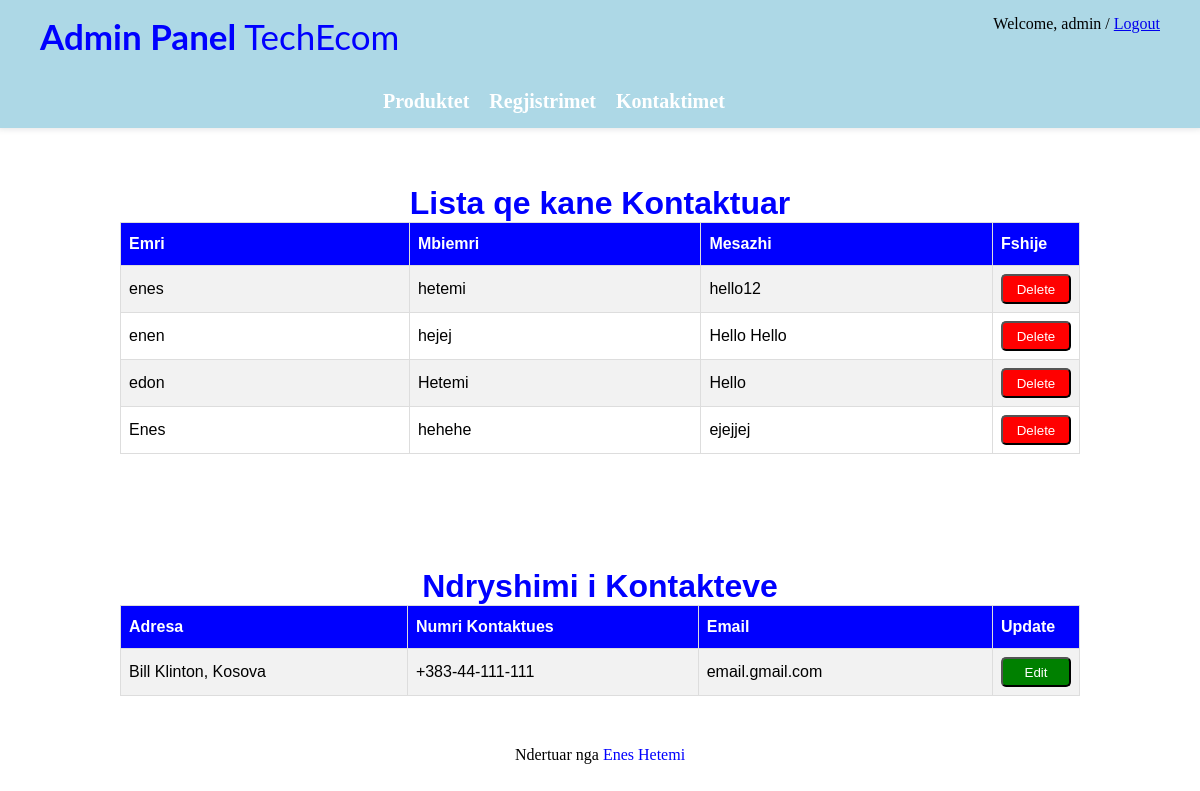
Page /Admin/contactAdmin.php (signed in) on the earlier database version.
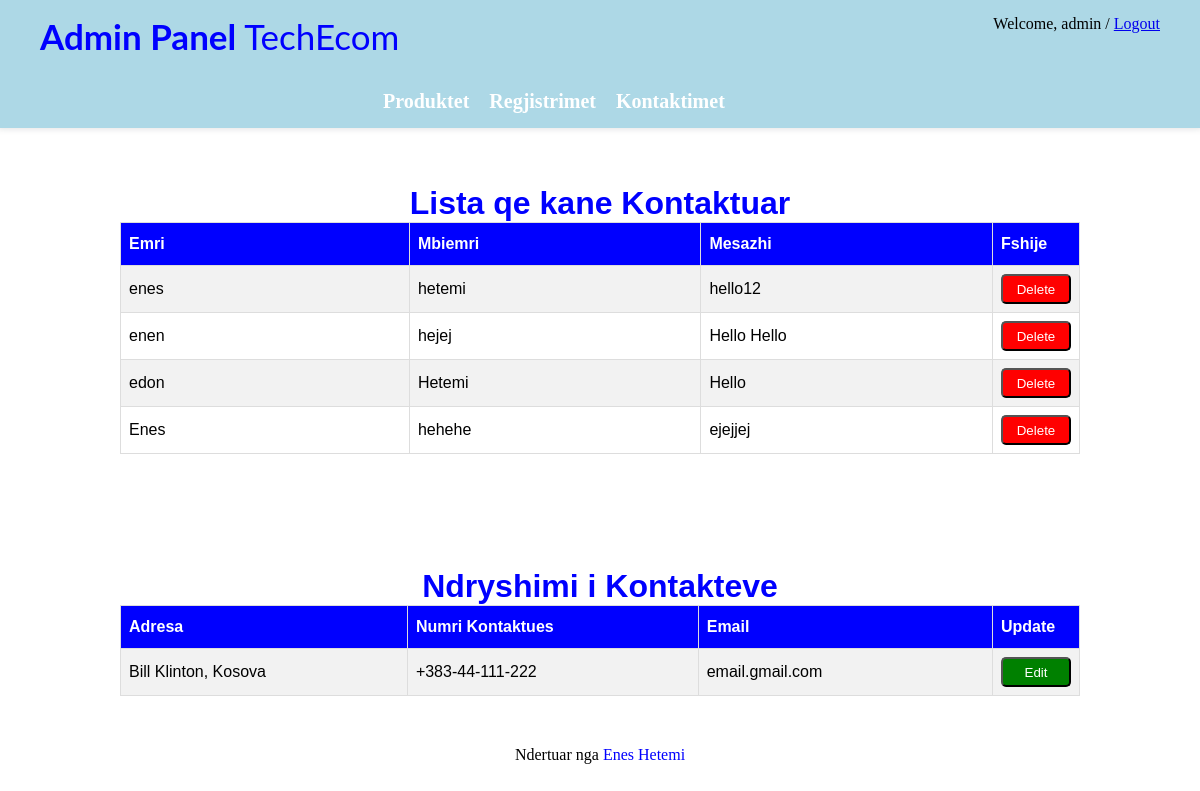
Same page on the later database version.
### tables this page shows
CREATE TABLE `contacts` (
  `id` int(11) NOT NULL,
  `Adresa` varchar(255) NOT NULL,
  `Nrkontaktit` varchar(255) NOT NULL,
  `email` varchar(255) NOT NULL
);

### classes/database.class.php (called while the page is built)
<?php
class db{
  private $host = 'localhost';
  private $dbname = 'techecom';
  private $username = 'root';
  private $password = '';
  public function getConn(){
    try{
      $pdo = new PDO("mysql:host=$this->host;dbname=$this->dbname","$this->username", "$this->password");
      $pdo->setAttribute(PDO::ATTR_ERRMODE,PDO::ERRMODE_EXCEPTION);
    }catch (PDOException $e){
       echo $e->getMessage();
       return null;
    }
    return $pdo;
  }
}
?>

### classes/contactAdmin.class.php (the view, shortened to what this page needs)
<?php
class ContactAdmin{
    private $contacts;
    public function fetchContacts(){
        $this->conn = new db();
        $this->query = $this->conn->getConn()->query('SELECT * FROM contact');
        $this->contacts = $this->query->fetchAll();
    }
    public function echoContacts(){
        foreach($this->contacts as $contact){
            $id = $contact['id'];
            echo"
            <tr>
              <td>{$contact['name']}</td>
              <td>{$contact['lname']}</td>
              <td>{$contact['subject']}</td>
              <td><a href='../action/delete.contactAdmin.php?id={$id}'><button type='submit' class='delete'>Delete</button></a></td>
            </tr>";
        }
    }
}
?>

### classes/contactsAdminUpdate.class.php (shortened to what this page needs)
<?php
class ContactUpdate{
    private $contactsU;
    public function fetchContactsU(){
        $this->conn = new db();
        $this->query = $this->conn->getConn()->query('SELECT * FROM contacts');
        $this->contactsU = $this->query->fetchAll();
    }
    public function echoContact(){
        foreach($this->contactsU as $contactU){
            $id = $contactU['id'];
            echo"
            <tr>
              <td>{$contactU['Adresa']}</td>
              <td>{$contactU['Nrkontaktit']}</td>
              <td>{$contactU['email']}</td>
              <td><a href='../Admin/editContacts.php?id={$id}'><button type='submit' class='edit'>Edit</button></a></td>
            </tr>";
        }
    }
}
?>

Differences in the rows shown:
changed contacts "Bill Klinton, Kosova": Nrkontaktit "+383-44-111-111" → "+383-44-111-222"
